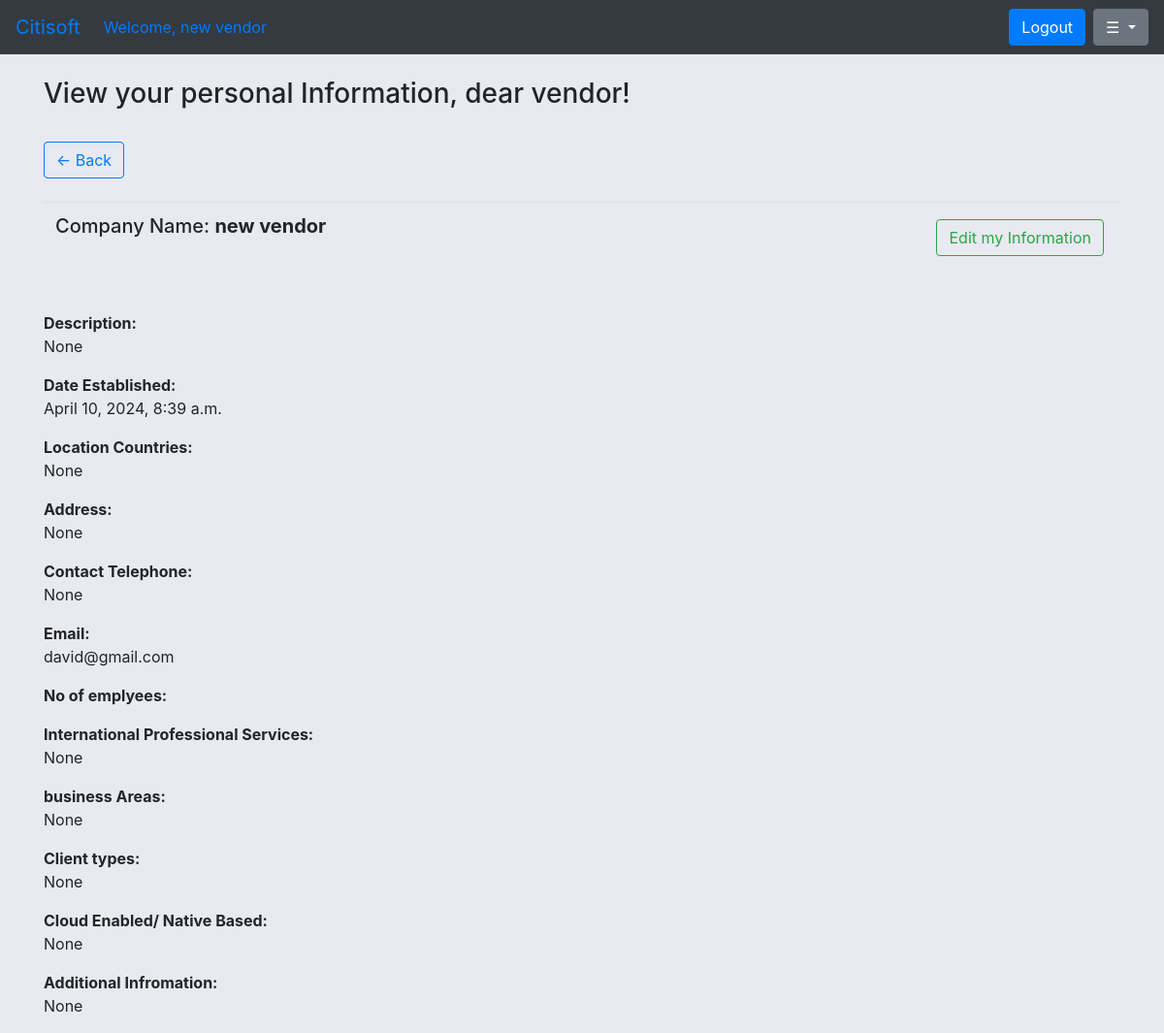
The page /view/ (signed in) on the database its author committed.
### citisoft/models.py (models this page shows, shortened)
class Vendor(models.Model):
    user = models.OneToOneField(User, null=True, blank=True, on_delete=models.CASCADE)
    vendorName = models.CharField(max_length=200, null=True,default="")
    email = models.CharField(max_length=200)
    description = models.CharField(max_length=2000, null=True)
    date_est = models.DateTimeField(auto_now_add=True)
    location= models.CharField(max_length=1250, null=True)
    address =  models.CharField(max_length=3000, null=True)
    contact_tel = models.CharField(max_length=2500, null=True)
    num_of_eployees = models.IntegerField( null=True)
    Int_pro_services=models.CharField(max_length=400, null=True)
    business_areas=models.CharField(max_length=400, null=True)
    client_types=models.CharField(max_length=400, null=True)
    cloud_or_native=models.CharField(max_length=100, null=True)
    added_info=models.CharField(max_length=600, null=True)
    vendorId = models.AutoField(primary_key=True)
    password = models.CharField(max_length=200,null=True)
    website = models.URLField(null=True)

### citisoft/views.py (the view)
# urls.py: path('view/', views.view, name="view"),
def view(request):   # Request handler
      if 'vendorId'  in request.session:
         vendorId = request.session['vendorId']
         print("vendorId",vendorId)
         vendor = Vendor.objects.get(pk=vendorId)
         context = {'vendor':vendor}
         return render(request, 'citisoft/vendor/view.html', context)
      else:
        return redirect('vendorlogin')

### citisoft/templates/citisoft/vendor/view.html (shortened to what this page needs)
{% extends 'citisoft/user/index.html' %}
{% load static %}
<nav class="navbar navbar-expand-lg navbar-blue bg-dark"> {%block navigation%}
    <a class="navbar-brand" href="{% url 'home' %}">Citisoft</a>
	 <div class="collapse navbar-collapse" id="navbarSupportedContent">
        <ul class="navbar-nav mr-auto">
			<li class="nav-item active">
				{% if vendor %}
				  <a class="nav-link" href="#">Welcome, {{ vendor.vendorName }}</a>
				 {%endif%}
			  </li>
        </ul>
        <div class="form-inline my-2 my-lg-0">
            {% if request.session.vendorId %}
            <a href="{% url 'logout' %}" class="btn btn-primary mr-2">Logout</a>
            {% else %}
            <a href="{% url 'userlogin' %}" class="btn btn-primary mr-2">Login</a>
            {% endif %}
            <div class="dropdown">
                <button class="btn btn-secondary dropdown-toggle" type="button" id="dropdownMenuButton" data-toggle="dropdown" aria-haspopup="true" aria-expanded="false">
                    ☰
                </button>
            </div>
        </div>
    </div>
 </nav>{%endblock navigation%}
{% block content %}
<h3>View your personal Information, dear vendor!</h3><br/>
{% if vendor %}
      <div class="row">
		<div class="col-lg-12">
			<div class="box-element">
				<a  class="btn btn-outline-primary" href="{% url 'vendor_home'  %}">&#x2190; Back</a>
				<br>
				<br>
				<table class="table">
					<tr>
						<th><h5>Company Name: <strong>{{ vendor.vendorName }}</strong></h5></th>
						<th>
							<a class="btn btn-outline-success" style="float:right; margin:5px;" href="{% url 'edits'%}"  >Edit my Information</a>
						</th>
					</tr>
				</table>
			</div>
			<br>
			<div class="box-element">
				<div class="cart-row">
					<div style="flex:2"><strong>Description: </strong><p>{{ vendor.description }} </p></div>
					<div style="flex:1"><strong>Date Established:</strong><p>{{ vendor.date_est }} </p></div>
					<div style="flex:1"><strong>Location Countries:</strong><p>{{ vendor.location }} </p></div>
					<div style="flex:1"><strong>Address: </strong><p>{{ vendor.address }} </p></div>
                         <div style="flex:2"><strong>Contact Telephone:  </strong><p>{{ vendor.contact_tel }} </p></div>
					<div style="flex:1"><strong>Email:</strong><p>{{ vendor.email }} </p></div>
					<div style="flex:1"><strong>No of emplyees:</strong><p>{{ vendor.num_of_employees }} </p></div>
					<div style="flex:1"><strong>International Professional Services:</strong><p>{{ vendor.Int_pro_services }} </p></div>
                         <div style="flex:2"><strong>business Areas: </strong> <p>{{ vendor.business_areas }}</p></div>
					<div style="flex:1"><strong>Client types: </strong><p>{{ vendor.client_types }}</p></div>
					<div style="flex:1"><strong>Cloud Enabled/ Native Based: </strong><p>{{ vendor.cloud_or_native }}</p></div>
					<div style="flex:1"><strong>Additional Infromation: </strong><p>{{ vendor.added_info}}</p></div>
				</div>
				</div>
			</div>
		</div>
	</div>
	{% endif %}
{% endblock content %}

### static/css/main.css (style rules this page uses)
body { background-color:rgb(233, 233, 241); }

### rows shown on the page
Vendor: vendorName "new vendor", description "None", date_est "April 10, 2024, 8:39 a.m.", location "None", address "None", contact_tel "None", email "david@gmail.com", Int_pro_services "None", business_areas "None", client_types "None", cloud_or_native "None", added_info "None"
